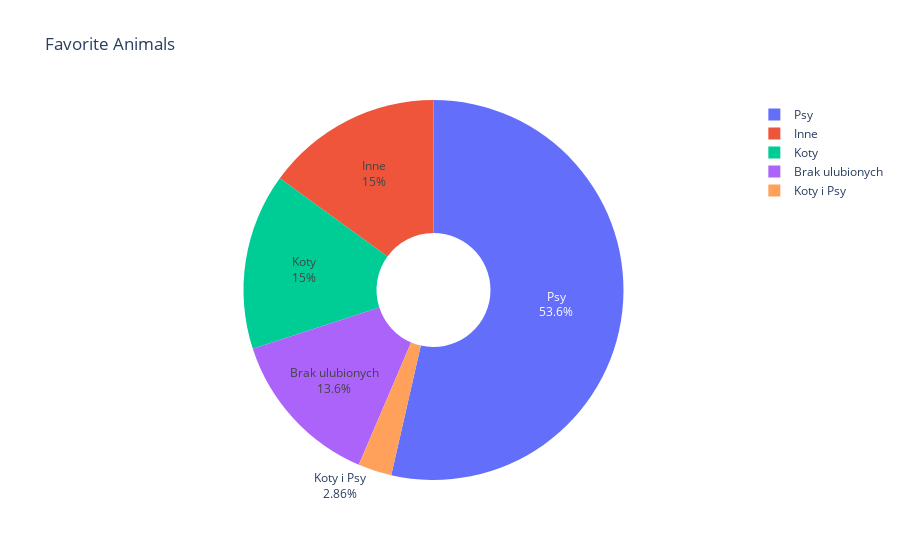

The code cell stored with this chart in its notebook:
### Code cell
df_animals = df.groupby('fav_animals').size().reset_index(name='counts')
fig = px.pie(df_animals, values='counts', names='fav_animals', title='Favorite Animals')
fig.update_traces(hole=.3, textinfo='percent+label')
fig.show()

### Figure 1 — Plotly figure (JSON) as saved in the notebook; plotly's stock layout.template omitted (floating-point values rounded to 4 significant figures)
{"data": [{"domain": {"x": [0, 1], "y": [0, 1]}, "hole": 0.3, "hovertemplate": "fav_animals=%{label}<br>counts=%{value}<extra></extra>", "labels": ["Brak ulubionych", "Inne", "Koty", "Koty i Psy", "Psy"], "legendgroup": "", "name": "", "showlegend": true, "textinfo": "percent+label", "type": "pie", "values": [19, 21, 21, 4, 75]}], "layout": {"legend": {"tracegroupgap": 0}, "title": {"text": "Favorite Animals"}}}
